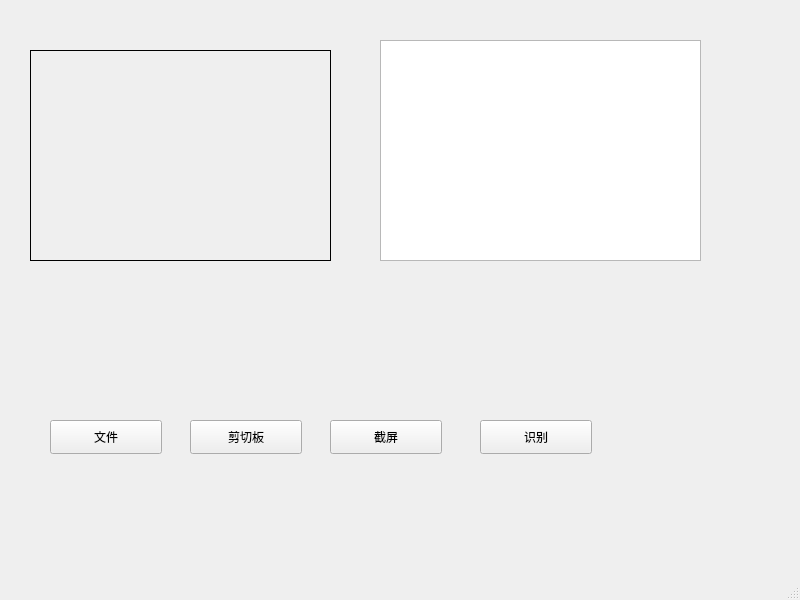
<?xml version="1.0" encoding="UTF-8"?>
<ui version="4.0">
 <class>MainWindow</class>
 <widget class="QMainWindow" name="MainWindow">
  <property name="geometry">
   <rect>
    <x>0</x>
    <y>0</y>
    <width>800</width>
    <height>600</height>
   </rect>
  </property>
  <property name="windowTitle">
   <string>MainWindow</string>
  </property>
  <widget class="QWidget" name="centralwidget">
   <widget class="QLabel" name="label">
    <property name="geometry">
     <rect>
      <x>30</x>
      <y>50</y>
      <width>301</width>
      <height>211</height>
     </rect>
    </property>
    <property name="styleSheet">
     <string notr="true">border: 1px solid black;</string>
    </property>
    <property name="text">
     <string/>
    </property>
   </widget>
   <widget class="QPushButton" name="pushButton_file">
    <property name="geometry">
     <rect>
      <x>50</x>
      <y>420</y>
      <width>112</width>
      <height>34</height>
     </rect>
    </property>
    <property name="text">
     <string>文件</string>
    </property>
   </widget>
   <widget class="QPushButton" name="pushButton_copy">
    <property name="geometry">
     <rect>
      <x>190</x>
      <y>420</y>
      <width>112</width>
      <height>34</height>
     </rect>
    </property>
    <property name="text">
     <string>剪切板</string>
    </property>
   </widget>
   <widget class="QTextEdit" name="textEdit">
    <property name="geometry">
     <rect>
      <x>380</x>
      <y>40</y>
      <width>321</width>
      <height>221</height>
     </rect>
    </property>
   </widget>
   <widget class="QPushButton" name="pushButton_screen">
    <property name="geometry">
     <rect>
      <x>330</x>
      <y>420</y>
      <width>112</width>
      <height>34</height>
     </rect>
    </property>
    <property name="text">
     <string>截屏</string>
    </property>
   </widget>
   <widget class="QPushButton" name="pushButton_ocr">
    <property name="geometry">
     <rect>
      <x>480</x>
      <y>420</y>
      <width>112</width>
      <height>34</height>
     </rect>
    </property>
    <property name="text">
     <string>识别</string>
    </property>
   </widget>
  </widget>
  <widget class="QMenuBar" name="menubar">
   <property name="geometry">
    <rect>
     <x>0</x>
     <y>0</y>
     <width>800</width>
     <height>30</height>
    </rect>
   </property>
  </widget>
  <widget class="QStatusBar" name="statusbar"/>
 </widget>
 <resources/>
 <connections/>
</ui>
